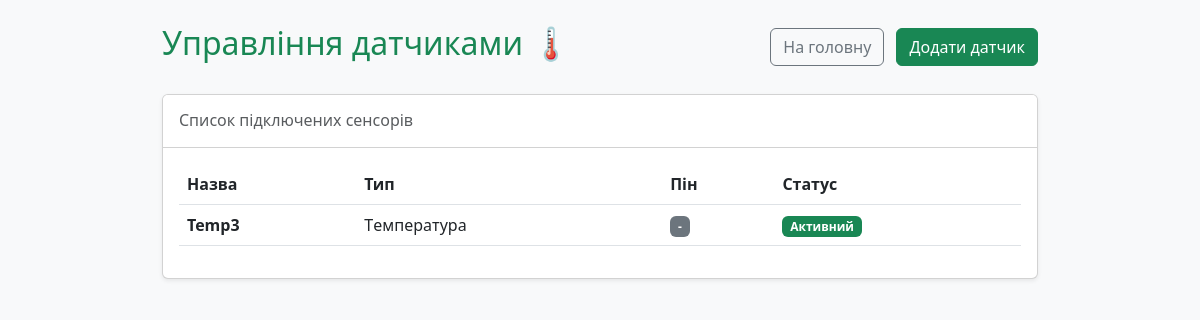
/sensors/, run on the app's committed database.
### sensors/models.py (models this page shows, shortened)
class Sensor(models.Model):
    name = models.CharField(max_length=100, verbose_name="Назва датчика")
    sensor_type = models.CharField(max_length=50, verbose_name="Тип (Температура, Вологість тощо)")
    pin = models.CharField(max_length=20, verbose_name="Пін підключення", blank=True)
    is_active = models.BooleanField(default=True, verbose_name="Активний")

### sensors/views.py (the view)
# urls.py: path('', views.sensor_list, name='sensor_list'),
def sensor_list(request):
    sensors = Sensor.objects.all()
    return render(request, 'sensors/sensor_list.html', {'sensors': sensors})

### templates/sensors/sensor_list.html (shortened to what this page needs)
<!DOCTYPE html>
<html lang="uk">
<head>
    <link href="https://cdn.jsdelivr.net/npm/bootstrap@5.3.0/dist/css/bootstrap.min.css" rel="stylesheet">
</head>
<body class="bg-light p-4">
    <div class="container" style="max-width: 900px;">
        <div class="d-flex justify-content-between align-items-center mb-4">
            <h2 class="text-success" style="font-weight: 500;">Управління датчиками 🌡️</h2>
            <div>
                <a href="/" class="btn btn-outline-secondary me-2">На головну</a>
                <a href="{% url 'add_sensor' %}" class="btn btn-success">Додати датчик</a>
            </div>
        </div>
        <div class="card shadow-sm">
            <div class="card-header bg-white py-3">
                <h6 class="mb-0 text-muted">Список підключених сенсорів</h6>
            </div>
            <div class="card-body">
                <table class="table table-borderless align-middle">
                    <thead class="border-bottom">
                        <tr>
                            <th>Назва</th>
                            <th>Тип</th>
                            <th>Пін</th>
                            <th>Статус</th>
                        </tr>
                    </thead>
                    <tbody>
                        {% for sensor in sensors %}
                        <tr class="border-bottom">
                            <td class="fw-bold">{{ sensor.name }}</td>
                            <td>{{ sensor.sensor_type }}</td>
                            <td><span class="badge bg-secondary">{{ sensor.pin|default:"-" }}</span></td>
                            <td>
                                {% if sensor.is_active %}
                                    <span class="badge bg-success">Активний</span>
                                {% else %}
                                    <span class="badge bg-danger">Вимкнений</span>
                                {% endif %}
                            </td>
                        </tr>
                        {% empty %}
                        <tr>
                            <td colspan="4" class="text-center text-muted py-4">Датчиків ще не додано.</td>
                        </tr>
                        {% endfor %}
                    </tbody>
                </table>
            </div>
        </div>
    </div>
</body>
</html>

### data on the page
Sensor: name "Temp3", sensor_type "Tемпература", pin "-", is_active "Активний"
